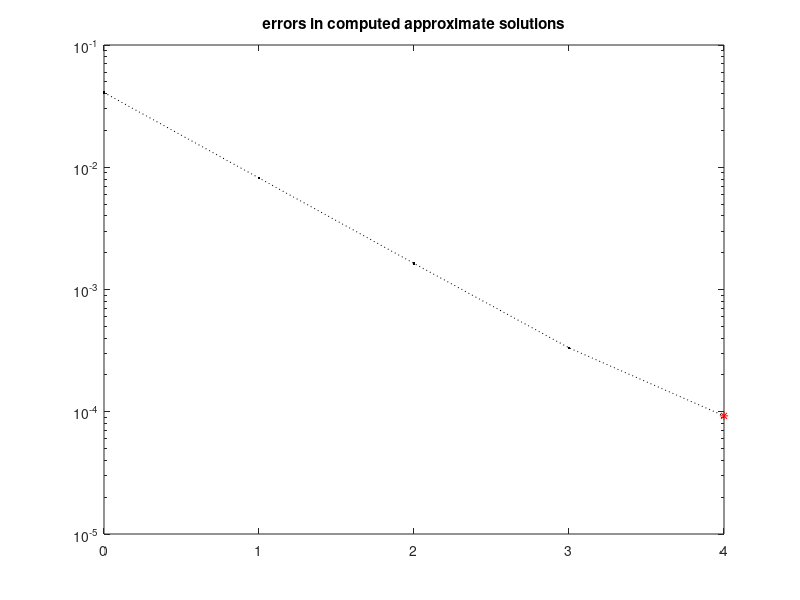
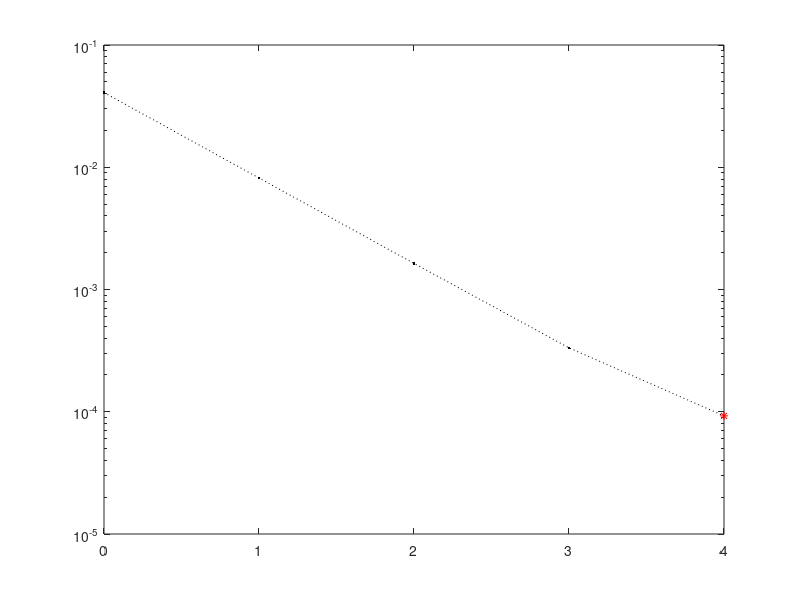

Write MATLAB code to recreate these figures, in order. (Note: this script raises an error after producing the figures.)
function [solnrm,resnrm,sol,exactsol,b] = mainex21;
% [solnrm,resnrm,sol,xx,b] = main
% test stopping criterion for tsvd
close all;
format short e;
solnrm = []; resnrm=[];
seed = input('random seed: ');
randn('state',seed);
% deetermine matrix
n = input('Enter order of the matrix: ');
zk=ones(n,1); A=zk;
z=exp(2*pi*i*[0:n-1]'/n);
for k=1:n-1
  zk=zk.*z;
  A=[A,zk]; 
end
a=input('approx of 1/(x-a): a=');
% determine exact rhs, tabulate function
  f=1./(a*ones(n,1)-z);
% exact Fourier coefficients
  cf=A'*f/n;
% determine noisy rhs
eta = input('eta (noise level roughly 10^(-eta):  (eta=0 -> no noise) ');
if eta==0
  ferr=f; err=zeros(n,1);
else
  w=randn(length(f),1);
  err=norm(f,2)*w/(10^eta*sqrt(n));
  noiselevel=norm(err)/norm(f,2)
  ferr = f + err;
end
normnoise=norm(err)/sqrt(n)
% Fourier coefficientr of noise
cerr=A'*err;
% Fourier coefficients of noisy function
cferr=A'*ferr/n;
% compute solution 
sol=[]; sol(:,1)=cferr(1)*A(:,1); 
for k=2:n
  sol(:,k)=sol(:,k-1)+cferr(k)*A(:,k); 
end
% compute residual error
p=3*n/4
for k=1:p
   reserr(k)=norm(sol(:,k)-ferr)/sqrt(n);
end
% compute approximations of on fine grid with m=10*n points
m=10*n;
zk=ones(m,1); Atall=zk;
z=exp(2*pi*i*[0:m-1]'/m); 
for k=1:n-1
  zk=zk.*z;
  Atall=[Atall,zk]; 
end
% tabulate function
ftall=1./(a*ones(m,1)-z);
%
soltall=[]; soltall(:,1)=cferr(1)*Atall(:,1); 
for k=2:n
  soltall(:,k)=soltall(:,k-1)+cferr(k)*Atall(:,k); 
end
% compute uniform norm approximation error on fine grid
for k=1:n
  err(k)=norm(soltall(:,k)-ftall)/sqrt(m);
end
[minerr,minidx]=min(err);
minidx
minerr
figure
semilogy([0:n-1],err,'k.:'); hold on
semilogy(minidx-1,err(minidx),'r*'); hold off
title('errors in computed approximate solutions');
figure
semilogy([0:n-1],err,'k.:'); hold on
semilogy(minidx-1,err(minidx),'r*'); hold off
% residual L-curve
[icorner,rho_icorner,eta_icorner,jelim]=l_c_trian(reserr,[1:length(reserr)]);
corner_index_for_residual_L_curve_by_triangle_method=icorner
reserr_icorner=reserr(icorner);
figure;
semilogy([0:p-1],reserr,'k.:');
hold on;
semilogy(icorner-1,reserr(icorner),'*r');
title('Discrete residual L-curve and the corner point by triangle method')
xlabel('residual index');
ylabel('log(residual)');
hold off
figure;
semilogy([0:p-1],reserr,'k.:');
hold on;
semilogy(icorner-1,reserr(icorner),'*r');
hold off
% pruning algorithm
[k_corner,info]=corner(reserr,[1:length(reserr)]);
corner_index_for_residual_L_curve_by_pruning_method=k_corner
figure;
semilogy([0:p-1],reserr,'k.:');
hold on;
semilogy(k_corner-1,reserr(k_corner),'*r');
title('Discrete residual L-curve and the corner point by pruning method')
xlabel('residual index');
ylabel('log(residual)');
hold off
figure;
semilogy([0:p-1],reserr,'k.:');
hold on;
semilogy(k_corner-1,reserr(k_corner),'*r');
hold off
%
disp('solnmbr    error    reserror')
[[1:p]',err(1:p),reserr(1:p)']
%
tval=[0:pi/(5*n):2*pi]';
a
ftall=[ftall;1/(a-1)];
sizetval=size(tval);
sizesoltall=size(soltall);
soltall=[soltall;soltall(1,:)];
sizesoltall=size(soltall);
solnmbr=input('plot computed solution nmbr (>0) = ');
while solnmbr>0
   figure;
   plot(tval,real(soltall(:,solnmbr)),'-k');
   hold on
   plot(tval,real(ftall),'-.b');
   hold off
   legend('real part of computed approx. solution','real part of exact solution');
   figure;
   plot(tval,real(soltall(:,solnmbr)),'-k');
   hold on
   plot(tval,real(ftall),'-.b');
   hold off
%
   figure;
   plot(tval,imag(soltall(:,solnmbr)),'-k');
   hold on
   plot(tval,imag(ftall),'-.b');
   hold off
   legend('imag part of computed approx. solution','imag part of exact solution');
   figure;
   plot(tval,imag(soltall(:,solnmbr)),'-k');
   hold on
   plot(tval,imag(ftall),'-.b');
   hold off
   solnmbr=input('plot computed solution nmbr (>0) = ');
end
